Frame 1 (no input): blank canvas, image omitted
Frame 60 (the mouse pressed at the canvas centre just before this capture): blank canvas, image omitted
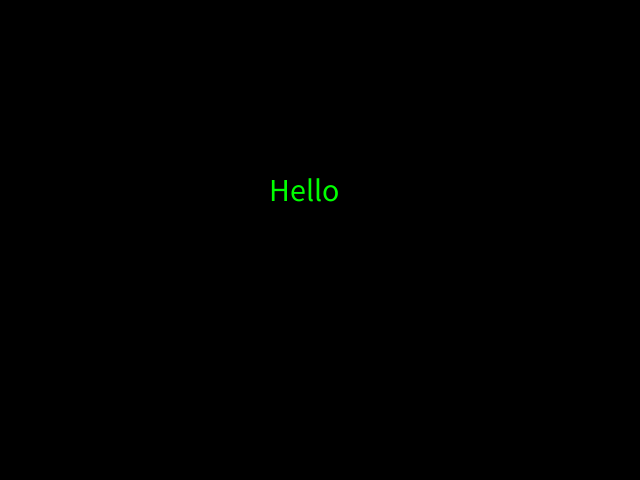
Frame 120 (the mouse held since frame 60 and released just before this capture)

The Processing sketch whose frames 1 and 60 were blank and that drew this single picture after the mouse press (run headless with seeded random() and noise(); from frame 60 on, the mouse is pressed at the canvas centre):

// Processing sketch: journal20131009
// ── journal20131009.pde
float oldX, oldY, easing;

void setup() {
  size(640, 480);
  oldX = mouseX;
  oldY = mouseY;
  easing = .03;
}

void draw() {
  background(0);
  textSize(32);
  oldX = oldX + easing * (mouseX - oldX);
  oldY = oldY + easing * (mouseY - oldY);
  fill(0, 255, 0);
  text("Hello", oldX, oldY);
}
